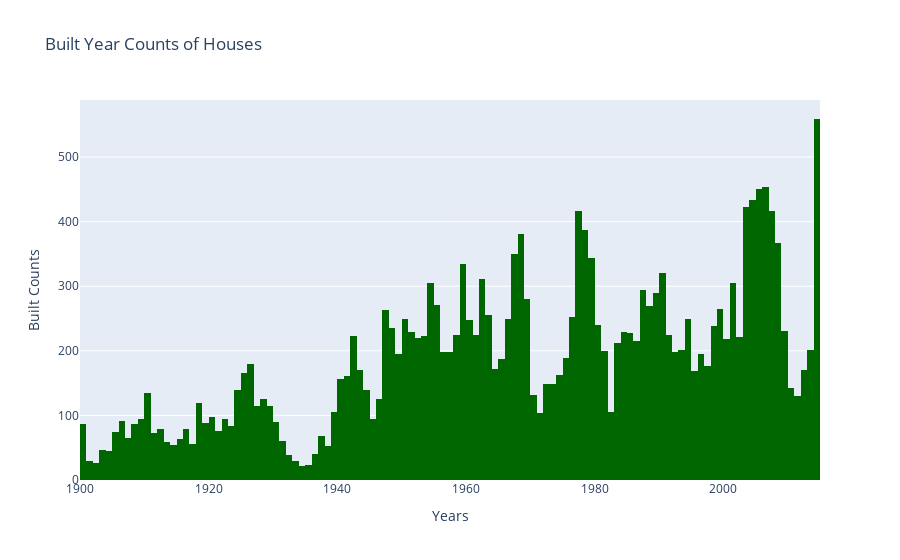

The cell this chart's notebook holds for it:
### Code cell
hist2 = [go.Histogram(x=df.yr_built,xbins=dict(start=np.min(df.yr_built),size=1,end=np.max(df.yr_built)),marker=dict(color='rgb(0,102,0)'))]

histlayout2 = go.Layout(title="Built Year Counts of Houses",xaxis=dict(title="Years"),yaxis=dict(title="Built Counts"))

histfig2 = go.Figure(data=hist2,layout=histlayout2)

iplot(histfig2)

### Figure 1 — Plotly figure (JSON) as saved in the notebook; plotly's stock layout.template omitted (floating-point values rounded to 4 significant figures; data arrays with more than 128 entries replaced by an {"elided": "..."} marker saying what was removed)
{"data": [{"marker": {"color": "rgb(0,102,0)"}, "type": "histogram", "x": {"elided": "21613 int values"}, "xbins": {"end": 2015, "size": 1, "start": 1900}}], "layout": {"title": {"text": "Built Year Counts of Houses"}, "xaxis": {"title": {"text": "Years"}}, "yaxis": {"title": {"text": "Built Counts"}}}}
